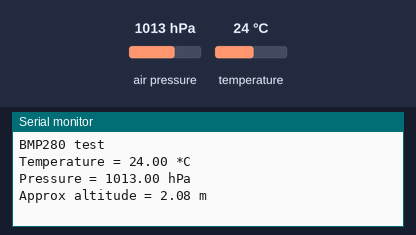
Bench run of a sketch on a simulated ESP32. Parts: the last lines printed to the serial monitor. The test bench sets the inputs (shaded band); at power-on: air pressure 1013 hPa, temperature 24 °C.

Above: at 1.2 s.
1.3 s: air pressure set to 952 hPa
At 2.5 s:
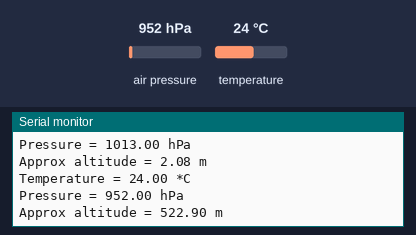
2.8 s: temperature set to 12 °C
At 4.2 s:
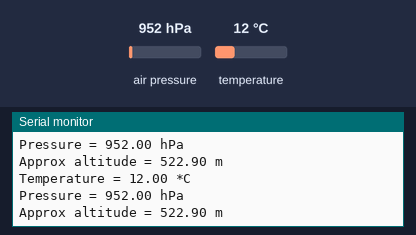
4.3 s: air pressure set to 975 hPa
At 7.0 s:
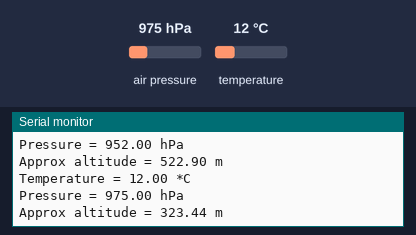
Timing chart, 0 to 8.5 s (numbered marks = the images above; inputs shaded):
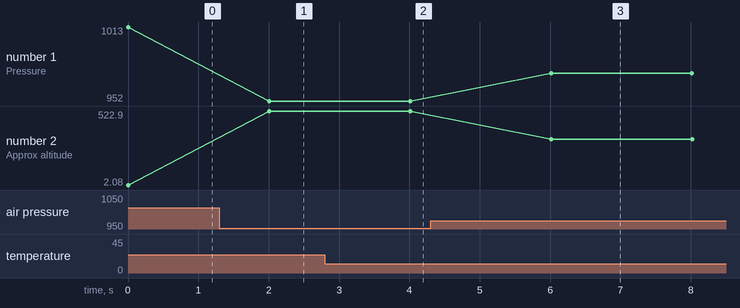

Measured:
- after the input at 1.3 s, the serial monitor: prints a new line after 0.71 s (image 1)
- after the input at 2.8 s, the serial monitor: prints a new line after 1.2 s (image 2)
- after the input at 4.3 s, the serial monitor: prints a new line after 1.7 s (image 3)
- plotted number 1: 1013 → 952 after the input at 1.3 s, 952 → 975 after the input at 4.3 s
- plotted number 2: 2.08 → 522.9 after the input at 1.3 s, 522.9 → 323.44 after the input at 4.3 s

The sketch:

Test_BMP280.ino
```cpp
#include <Wire.h>
#include <Adafruit_Sensor.h>
#include <Adafruit_BMP280.h>

#define I2C_SDA_PIN 21
#define I2C_SCL_PIN 22 // Changed to 22 to fix strapping pin conflict!

Adafruit_BMP280 bmp; // I2C

void setup() {
  Serial.begin(115200);
  Serial.println(F("BMP280 test"));

  Wire.begin(I2C_SDA_PIN, I2C_SCL_PIN);

  unsigned status;
  status = bmp.begin(0x76); // Try typical address 0x76
  if (!status) {
    Serial.println(F("Address 0x76 failed, trying 0x77..."));
    status = bmp.begin(0x77); // Try alternative address 0x77
  }

  if (!status) {
    Serial.println(F("Could not find a valid BMP280 sensor!"));
    Serial.println(F("1. Kiểm tra lại xem đã cắm SCL vào Pin 22 và SDA vào Pin 21 chưa?"));
    Serial.println(F("2. Kiểm tra dây VCC (3.3V) và GND."));
    while (1) delay(10);
  }

  /* Default settings from datasheet. */
  bmp.setSampling(Adafruit_BMP280::MODE_NORMAL,     /* Operating Mode. */
                  Adafruit_BMP280::SAMPLING_X2,     /* Temp. oversampling */
                  Adafruit_BMP280::SAMPLING_X16,    /* Pressure oversampling */
                  Adafruit_BMP280::FILTER_X16,      /* Filtering. */
                  Adafruit_BMP280::STANDBY_MS_500); /* Standby time. */
}

void loop() {
    Serial.print(F("Temperature = "));
    Serial.print(bmp.readTemperature());
    Serial.println(" *C");

    Serial.print(F("Pressure = "));
    Serial.print(bmp.readPressure() / 100.0F); // hPa
    Serial.println(" hPa");

    Serial.print(F("Approx altitude = "));
    Serial.print(bmp.readAltitude(1013.25)); /* Adjusted to local forecast! */
    Serial.println(" m");

    Serial.println();
    delay(2000);
}
```
